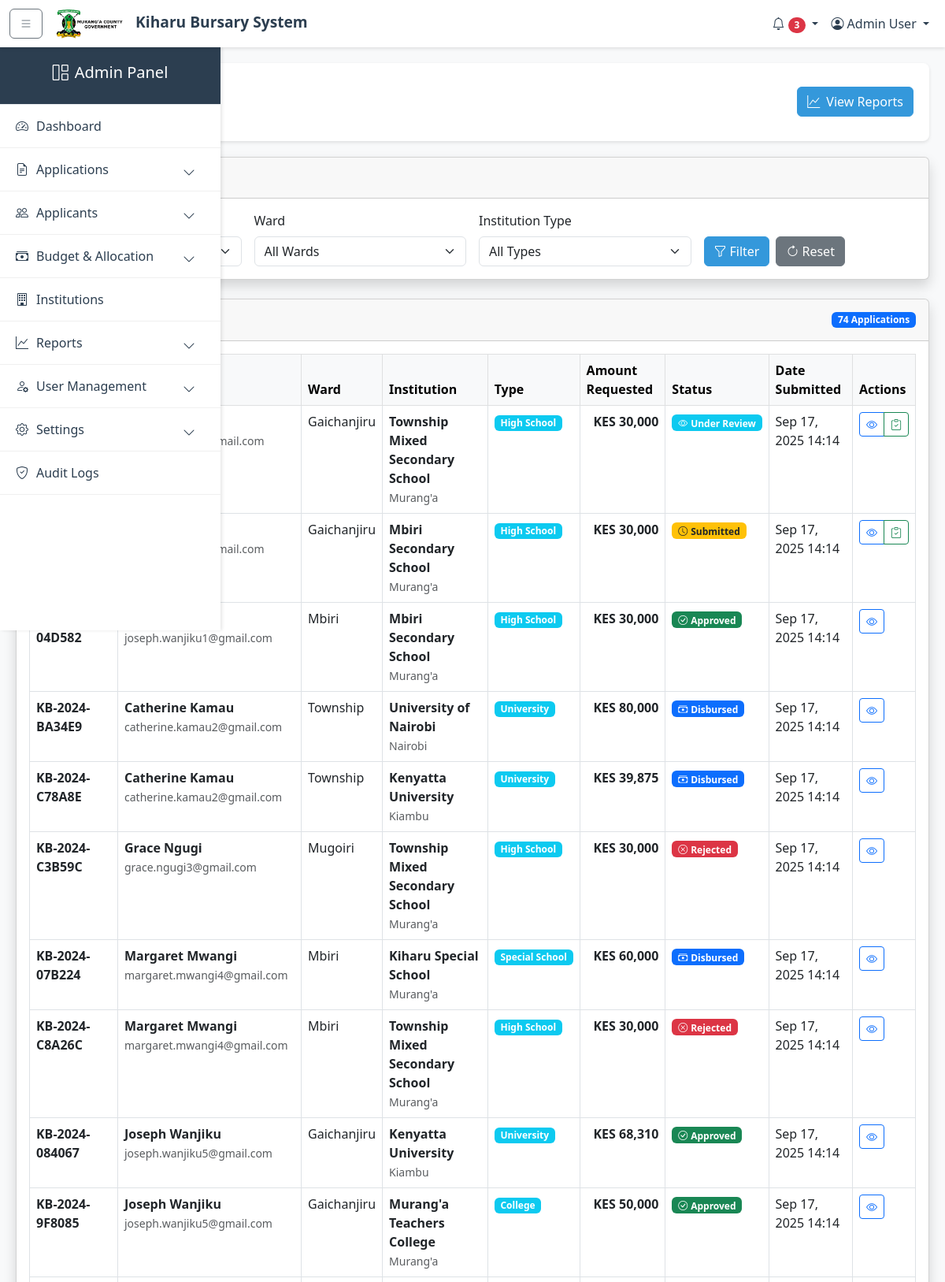
The page /applications/ (signed in, upper part) on the database its author committed.
### kiharu_system/models.py (models this page shows, shortened)
class Application(models.Model):
    APPLICATION_STATUS = (
        ('draft', 'Draft'),
        ('submitted', 'Submitted'),
        ('under_review', 'Under Review'),
        ('approved', 'Approved'),
        ('rejected', 'Rejected'),
        ('disbursed', 'Disbursed'),
    )
    application_number = models.CharField(max_length=20, unique=True, editable=False)
    applicant = models.ForeignKey(Applicant, on_delete=models.CASCADE, related_name='applications')
    fiscal_year = models.ForeignKey(FiscalYear, on_delete=models.CASCADE)
    bursary_category = models.ForeignKey(BursaryCategory, on_delete=models.CASCADE)
    institution = models.ForeignKey(Institution, on_delete=models.CASCADE)
    status = models.CharField(max_length=20, choices=APPLICATION_STATUS, default='draft')
    admission_number = models.CharField(max_length=100)
    year_of_study = models.PositiveIntegerField()
    course_name = models.CharField(max_length=200, blank=True, null=True)  # For college/university
    expected_completion_date = models.DateField()
    total_fees_payable = models.DecimalField(max_digits=10, decimal_places=2)
    fees_paid = models.DecimalField(max_digits=10, decimal_places=2)
    fees_balance = models.DecimalField(max_digits=10, decimal_places=2)
    amount_requested = models.DecimalField(max_digits=10, decimal_places=2)
    other_bursaries = models.BooleanField(default=False)
    other_bursaries_amount = models.DecimalField(max_digits=10, decimal_places=2, default=0)
    other_bursaries_source = models.CharField(max_length=200, blank=True, null=True)
    is_orphan = models.BooleanField(default=False)
    is_disabled = models.BooleanField(default=False)
    has_chronic_illness = models.BooleanField(default=False)
    chronic_illness_description = models.TextField(blank=True, null=True)
    date_submitted = models.DateTimeField(auto_now_add=True)
    last_updated = models.DateTimeField(auto_now=True)
    previous_allocation = models.BooleanField(default=False)
    previous_allocation_year = models.CharField(max_length=20, blank=True, null=True)
    previous_allocation_amount = models.DecimalField(max_digits=10, decimal_places=2, default=0)

class Applicant(models.Model):
    GENDER_CHOICES = (
        ('M', 'Male'),
        ('F', 'Female'),
    )
    user = models.OneToOneField(User, on_delete=models.CASCADE, related_name='applicant_profile')
    gender = models.CharField(max_length=1, choices=GENDER_CHOICES)
    date_of_birth = models.DateField()
    id_number = models.CharField(max_length=20, unique=True)
    ward = models.ForeignKey(Ward, on_delete=models.SET_NULL, null=True, related_name='residents')
    location = models.ForeignKey(Location, on_delete=models.SET_NULL, null=True)
    sublocation = models.ForeignKey(SubLocation, on_delete=models.SET_NULL, null=True)
    village = models.ForeignKey(Village, on_delete=models.SET_NULL, null=True)
    physical_address = models.TextField()
    postal_address = models.CharField(max_length=100, blank=True, null=True)
    special_needs = models.BooleanField(default=False)
    special_needs_description = models.TextField(blank=True, null=True)

class Ward(models.Model):
    name = models.CharField(max_length=100)
    description = models.TextField(blank=True, null=True)

class Institution(models.Model):
    INSTITUTION_TYPES = (
        ('highschool', 'High School'),
        ('special_school', 'Special School'),
        ('college', 'College'),
        ('university', 'University'),
    )
    name = models.CharField(max_length=200)
    institution_type = models.CharField(max_length=20, choices=INSTITUTION_TYPES)
    county = models.CharField(max_length=100)
    postal_address = models.CharField(max_length=100, blank=True, null=True)
    phone_number = models.CharField(max_length=20, blank=True, null=True)
    email = models.EmailField(blank=True, null=True)

class BursaryCategory(models.Model):
    CATEGORY_TYPES = (
        ('highschool', 'High School'),
        ('special_school', 'Special School'),
        ('college', 'College'),
        ('university', 'University'),
    )
    name = models.CharField(max_length=100)
    category_type = models.CharField(max_length=20, choices=CATEGORY_TYPES)
    fiscal_year = models.ForeignKey(FiscalYear, on_delete=models.CASCADE, related_name='categories')
    allocation_amount = models.DecimalField(max_digits=12, decimal_places=2)
    max_amount_per_applicant = models.DecimalField(max_digits=10, decimal_places=2)

class User(AbstractUser):
    USER_TYPES = (
        ('applicant', 'Applicant'),
        ('admin', 'Administrator'),
        ('reviewer', 'Application Reviewer'),
        ('finance', 'Finance Officer'),
    )
    user_type = models.CharField(max_length=20, choices=USER_TYPES, default='applicant')
    id_number = models.CharField(max_length=20, unique=True, null=True, blank=True)
    phone_regex = RegexValidator(
        regex=r'^\+254\d{9}$',
        message="Phone number must be entered in the format: '+254XXXXXXXXX'. Exactly 12 digits including country code."
    )
    phone_number = models.CharField(validators=[phone_regex], max_length=17, blank=True)

### kiharu_system/views.py (the view)
# urls.py: path('applications/', views.application_list, name='application_list'),
@login_required
@user_passes_test(is_reviewer)
def application_list(request):
    applications = Application.objects.all().select_related('applicant__user', 'institution', 'bursary_category')
    status = request.GET.get('status')
    ward = request.GET.get('ward')
    institution_type = request.GET.get('institution_type')
    if status:
        applications = applications.filter(status=status)
    if ward:
        applications = applications.filter(applicant__ward__id=ward)
    if institution_type:
        applications = applications.filter(bursary_category__category_type=institution_type)
    paginator = Paginator(applications, 25)
    page_number = request.GET.get('page')
    page_obj = paginator.get_page(page_number)
    wards = Ward.objects.all()
    context = {
        'page_obj': page_obj,
        'wards': wards,
        'current_status': status,
        'current_ward': ward,
        'current_institution_type': institution_type,
    }
    return render(request, 'admin/application_list.html', context)

### templates/admin/application_list.html (shortened to what this page needs)
{% extends 'admin_base.html' %}
{% load humanize %}
{% block breadcrumb %}
<li class="breadcrumb-item"><a href="{% url 'admin_dashboard' %}" class="text-decoration-none">Dashboard</a></li>
<li class="breadcrumb-item active" aria-current="page">Applications</li>
{% endblock %}
{% block page_actions %}
<a href="{% url 'application_reports' %}" class="btn btn-primary">
    <i class="bi bi-graph-up me-2"></i>View Reports
</a>
{% endblock %}
{% block content %}
<div class="card shadow mb-4">
    <div class="card-header py-3">
        <h6 class="m-0 fw-bold text-primary">Filter Applications</h6>
    </div>
    <div class="card-body">
        <form method="get" class="row g-3">
            <div class="col-md-3">
                <label for="status" class="form-label">Status</label>
            </div>
            <div class="col-md-3">
                <label for="ward" class="form-label">Ward</label>
                <select class="form-select" name="ward" id="ward">
                    <option value="">All Wards</option>
                </select>
            </div>
            <div class="col-md-3">
                <label for="institution_type" class="form-label">Institution Type</label>
                <select class="form-select" name="institution_type" id="institution_type">
                    <option value="">All Types</option>
                </select>
            </div>
            <div class="col-md-3">
                <label class="form-label">&nbsp;</label>
                <div class="d-flex gap-2">
                    <button type="submit" class="btn btn-primary">
                        <i class="bi bi-funnel me-1"></i>Filter
                    </button>
                    <a href="{% url 'application_list' %}" class="btn btn-secondary">
                        <i class="bi bi-arrow-clockwise me-1"></i>Reset
                    </a>
                </div>
            </div>
        </form>
    </div>
</div>
<div class="card shadow mb-4">
    <div class="card-header py-3 d-flex flex-row align-items-center justify-content-between">
        <h6 class="m-0 fw-bold text-primary">Applications List</h6>
        <span class="badge bg-primary">{{ page_obj.paginator.count }} Applications</span>
    </div>
    <div class="card-body">
        <div class="table-responsive">
            <table class="table table-bordered table-hover" width="100%" cellspacing="0">
                <thead class="table-light">
                    <tr>
                        <th>Application #</th>
                        <th>Applicant</th>
                        <th>Ward</th>
                        <th>Institution</th>
                        <th>Type</th>
                        <th>Amount Requested</th>
                        <th>Status</th>
                        <th>Date Submitted</th>
                        <th>Actions</th>
                    </tr>
                </thead>
                <tbody>
                    {% for application in page_obj %}
                    <tr>
                        <td>
                            <strong>{{ application.application_number }}</strong>
                        </td>
                        <td>
                            <div>
                                <strong>{{ application.applicant.user.get_full_name }}</strong><br>
                                <small class="text-muted">{{ application.applicant.user.email }}</small>
                            </div>
                        </td>
                        <td>{{ application.applicant.ward.name|default:"Not Specified" }}</td>
                        <td>
                            <div>
                                <strong>{{ application.institution.name }}</strong><br>
                                <small class="text-muted">{{ application.institution.county }}</small>
                            </div>
                        </td>
                        <td>
                            <span class="badge bg-info">
                                {{ application.bursary_category.get_category_type_display }}
                            </span>
                        </td>
                        <td class="text-end">
                            <strong>KES {{ application.amount_requested|floatformat:0|intcomma }}</strong>
                        </td>
                        <td>
                            {% if application.status == 'submitted' %}
                                <span class="badge bg-warning text-dark">
                                    <i class="bi bi-clock me-1"></i>Submitted
                                </span>
                            {% elif application.status == 'approved' %}
                                <span class="badge bg-success">
                                    <i class="bi bi-check-circle me-1"></i>Approved
                                </span>
                            {% elif application.status == 'rejected' %}
                                <span class="badge bg-danger">
                                    <i class="bi bi-x-circle me-1"></i>Rejected
                                </span>
                            {% elif application.status == 'under_review' %}
                                <span class="badge bg-info">
                                    <i class="bi bi-eye me-1"></i>Under Review
                                </span>
                            {% elif application.status == 'disbursed' %}
                                <span class="badge bg-primary">
                                    <i class="bi bi-cash-stack me-1"></i>Disbursed
                                </span>
                            {% else %}
                                <span class="badge bg-secondary">{{ application.get_status_display }}</span>
                            {% endif %}
                        </td>
                        <td>{{ application.date_submitted|date:"M d, Y H:i" }}</td>
                        <td>
                            <div class="btn-group" role="group">
                                <a href="{% url 'application_detail' application.id %}"
                                   class="btn btn-sm btn-outline-primary"
                                   title="View Details">
                                    <i class="bi bi-eye"></i>
                                </a>
                                {% if application.status == 'submitted' or application.status == 'under_review' %}
                                <a href="{% url 'application_review' application.id %}"
                                   class="btn btn-sm btn-outline-success"
                                   title="Review">
                                    <i class="bi bi-clipboard-check"></i>
                                </a>
                                {% endif %}
                            </div>
                        </td>
                    </tr>
                    {% endfor %}
                </tbody>
            </table>
        </div>
    </div>
</div>
{% endblock %}

### rows shown on the page
Application: applicant.ward.name "Gaichanjiru", institution.name "Township Mixed Secondary School", institution.county "Murang'a", bursary_category.category_type "High School", amount_requested "30,000", status "under_review" (drawn), date_submitted "Sep 17, 2025 14:14"
Application: applicant.ward.name "Gaichanjiru", institution.name "Mbiri Secondary School", institution.county "Murang'a", bursary_category.category_type "High School", amount_requested "30,000", status "submitted" (drawn), date_submitted "Sep 17, 2025 14:14"
Application: applicant.user.email "joseph.wanjiku1@gmail.com", applicant.ward.name "Mbiri", institution.name "Mbiri Secondary School", institution.county "Murang'a", bursary_category.category_type "High School", amount_requested "30,000", status "approved" (drawn), date_submitted "Sep 17, 2025 14:14"
Application: application_number "KB-2024-BA34E9", applicant.user.get_full_name "Catherine Kamau", applicant.user.email "catherine.kamau2@gmail.com", applicant.ward.name "Township", institution.name "University of Nairobi", institution.county "Nairobi", bursary_category.category_type "University", amount_requested "80,000", status "disbursed" (drawn), date_submitted "Sep 17, 2025 14:14"
Application: application_number "KB-2024-C78A8E", applicant.user.get_full_name "Catherine Kamau", applicant.user.email "catherine.kamau2@gmail.com", applicant.ward.name "Township", institution.name "Kenyatta University", institution.county "Kiambu", bursary_category.category_type "University", amount_requested "39,875", status "disbursed" (drawn), date_submitted "Sep 17, 2025 14:14"
Application: application_number "KB-2024-C3B59C", applicant.user.get_full_name "Grace Ngugi", applicant.user.email "grace.ngugi3@gmail.com", applicant.ward.name "Mugoiri", institution.name "Township Mixed Secondary School", institution.county "Murang'a", bursary_category.category_type "High School", amount_requested "30,000", status "rejected" (drawn), date_submitted "Sep 17, 2025 14:14"
Application: application_number "KB-2024-07B224", applicant.user.get_full_name "Margaret Mwangi", applicant.user.email "margaret.mwangi4@gmail.com", applicant.ward.name "Mbiri", institution.name "Kiharu Special School", institution.county "Murang'a", bursary_category.category_type "Special School", amount_requested "60,000", status "disbursed" (drawn), date_submitted "Sep 17, 2025 14:14"
Application: application_number "KB-2024-C8A26C", applicant.user.get_full_name "Margaret Mwangi", applicant.user.email "margaret.mwangi4@gmail.com", applicant.ward.name "Mbiri", institution.name "Township Mixed Secondary School", institution.county "Murang'a", bursary_category.category_type "High School", amount_requested "30,000", status "rejected" (drawn), date_submitted "Sep 17, 2025 14:14"
Application: application_number "KB-2024-084067", applicant.user.get_full_name "Joseph Wanjiku", applicant.user.email "joseph.wanjiku5@gmail.com", applicant.ward.name "Gaichanjiru", institution.name "Kenyatta University", institution.county "Kiambu", bursary_category.category_type "University", amount_requested "68,310", status "approved" (drawn), date_submitted "Sep 17, 2025 14:14"
Application: application_number "KB-2024-9F8085", applicant.user.get_full_name "Joseph Wanjiku", applicant.user.email "joseph.wanjiku5@gmail.com", applicant.ward.name "Gaichanjiru", institution.name "Murang'a Teachers College", institution.county "Murang'a", bursary_category.category_type "College", amount_requested "50,000", status "approved" (drawn), date_submitted "Sep 17, 2025 14:14"

### other values the page prints
{{ page_obj.paginator.count }} "74"
